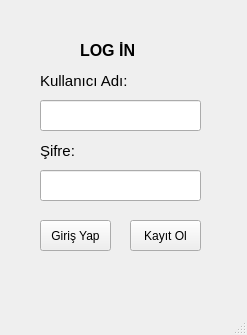
<?xml version="1.0" encoding="UTF-8"?>
<ui version="4.0">
 <class>Login</class>
 <widget class="QMainWindow" name="Login">
  <property name="geometry">
   <rect>
    <x>0</x>
    <y>0</y>
    <width>247</width>
    <height>335</height>
   </rect>
  </property>
  <property name="windowTitle">
   <string>MainWindow</string>
  </property>
  <widget class="QWidget" name="centralwidget">
   <widget class="QLabel" name="label">
    <property name="geometry">
     <rect>
      <x>80</x>
      <y>30</y>
      <width>151</width>
      <height>41</height>
     </rect>
    </property>
    <property name="font">
     <font>
      <pointsize>12</pointsize>
      <weight>75</weight>
      <bold>true</bold>
     </font>
    </property>
    <property name="text">
     <string>LOG İN</string>
    </property>
   </widget>
   <widget class="QLineEdit" name="userName">
    <property name="geometry">
     <rect>
      <x>40</x>
      <y>100</y>
      <width>161</width>
      <height>31</height>
     </rect>
    </property>
   </widget>
   <widget class="QLabel" name="label_2">
    <property name="geometry">
     <rect>
      <x>40</x>
      <y>70</y>
      <width>111</width>
      <height>21</height>
     </rect>
    </property>
    <property name="font">
     <font>
      <pointsize>11</pointsize>
     </font>
    </property>
    <property name="layoutDirection">
     <enum>Qt::LeftToRight</enum>
    </property>
    <property name="text">
     <string>Kullanıcı Adı:</string>
    </property>
   </widget>
   <widget class="QLineEdit" name="password">
    <property name="geometry">
     <rect>
      <x>40</x>
      <y>170</y>
      <width>161</width>
      <height>31</height>
     </rect>
    </property>
   </widget>
   <widget class="QLabel" name="label_3">
    <property name="geometry">
     <rect>
      <x>40</x>
      <y>140</y>
      <width>111</width>
      <height>21</height>
     </rect>
    </property>
    <property name="font">
     <font>
      <pointsize>11</pointsize>
     </font>
    </property>
    <property name="layoutDirection">
     <enum>Qt::LeftToRight</enum>
    </property>
    <property name="text">
     <string>Şifre:</string>
    </property>
   </widget>
   <widget class="QPushButton" name="logIn">
    <property name="geometry">
     <rect>
      <x>40</x>
      <y>220</y>
      <width>71</width>
      <height>31</height>
     </rect>
    </property>
    <property name="text">
     <string>Giriş Yap</string>
    </property>
   </widget>
   <widget class="QPushButton" name="signIn">
    <property name="geometry">
     <rect>
      <x>130</x>
      <y>220</y>
      <width>71</width>
      <height>31</height>
     </rect>
    </property>
    <property name="text">
     <string>Kayıt Ol</string>
    </property>
   </widget>
  </widget>
  <widget class="QMenuBar" name="menubar">
   <property name="geometry">
    <rect>
     <x>0</x>
     <y>0</y>
     <width>247</width>
     <height>21</height>
    </rect>
   </property>
  </widget>
  <widget class="QStatusBar" name="statusbar"/>
 </widget>
 <resources/>
 <connections/>
</ui>
